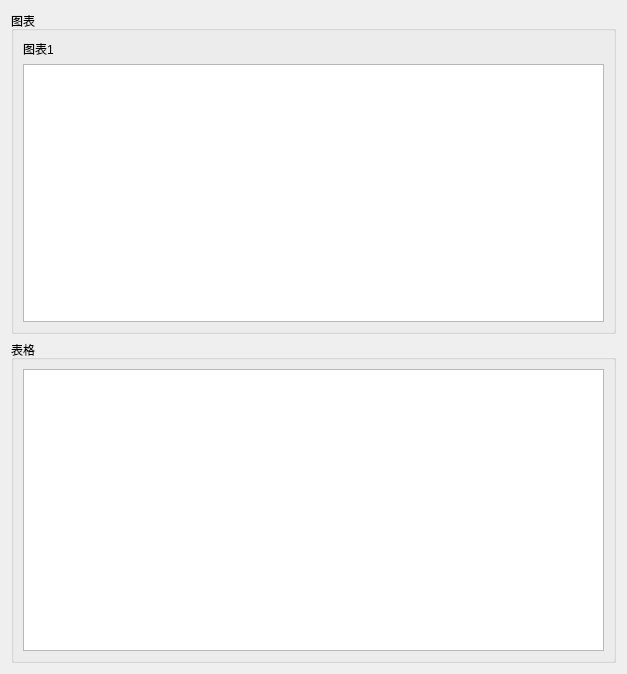
<?xml version="1.0" encoding="UTF-8"?>
<ui version="4.0">
 <class>Form</class>
 <widget class="QWidget" name="Form">
  <property name="geometry">
   <rect>
    <x>0</x>
    <y>0</y>
    <width>627</width>
    <height>674</height>
   </rect>
  </property>
  <property name="windowTitle">
   <string>Form</string>
  </property>
  <layout class="QGridLayout" name="gridLayout">
   <item row="0" column="0">
    <widget class="QGroupBox" name="groupBox">
     <property name="title">
      <string>图表</string>
     </property>
     <layout class="QGridLayout" name="gridLayout_3">
      <item row="0" column="0">
       <widget class="QLabel" name="label">
        <property name="text">
         <string>图表1</string>
        </property>
       </widget>
      </item>
      <item row="1" column="0">
       <widget class="QTextBrowser" name="textBrowser"/>
      </item>
     </layout>
    </widget>
   </item>
   <item row="1" column="0">
    <widget class="QGroupBox" name="groupBox_2">
     <property name="title">
      <string>表格</string>
     </property>
     <layout class="QGridLayout" name="gridLayout_2">
      <item row="0" column="0">
       <widget class="QTableWidget" name="tableWidget"/>
      </item>
     </layout>
    </widget>
   </item>
  </layout>
 </widget>
 <resources/>
 <connections/>
</ui>
